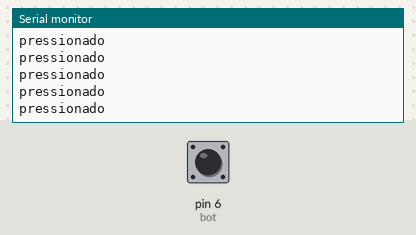
Recording of a sketch running on a simulated Arduino Uno, built with avr-gcc and run on an emulated ATmega328P. Parts: the last lines printed to the serial monitor. The test bench sets the inputs (shaded band); at power-on: pin 6 (bot) HIGH.

Above: at 1.2 s.
1.3 s: pin 6 (bot) pulled LOW for 0.15 s
4.4 s: pin 6 (bot) pulled LOW for 1 s
At 5.26 s:
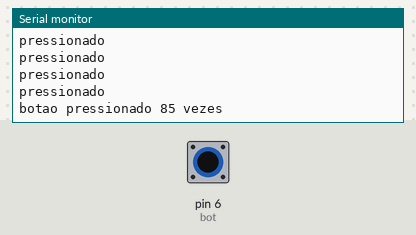
8.4 s: pin 6 (bot) pulled LOW for 0.15 s
At 10.02 s:
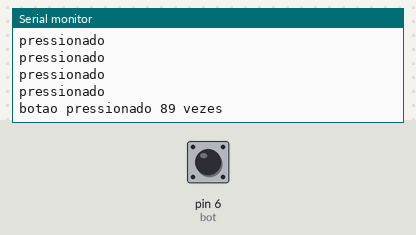

The sketch:

Contador_RPM_ino.ino
```cpp
int bot = 6;
int quantidade = 0;
long anterior = 0;
long tempo = 5000;


void setup() {
Serial.begin(9600);
pinMode(bot,INPUT_PULLUP);
}

void loop() {
  boolean estado = digitalRead(bot);


  if(estado){
  quantidade = quantidade + 1;
  Serial.println("pressionado");
  delay(50);
  }


if(millis() - anterior >= tempo ) {
anterior = millis();
Serial.print("botao pressionado ");
Serial.print(quantidade);
Serial.println(" vezes");
quantidade = 0;
 }

}
```

Measured:
- after the input at 4.4 s, the serial monitor: prints a new line after 0.60 s (image 1)
- after the input at 8.4 s, the serial monitor: prints a new line after 1.6 s (image 2)
